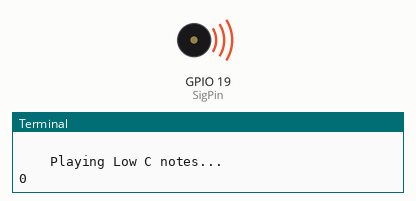
Bench run of a program on a simulated Raspberry Pi (BCM pin numbers). Parts: buzzer (waves = sounding), the last lines printed to the terminal.

Above: at 0.1 s.
At 21.1 s:
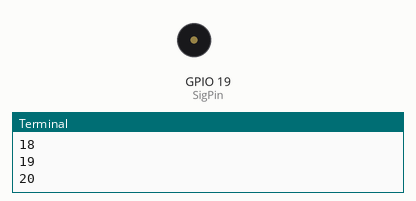
Timing chart, 0 to 40.0 s (numbered marks = the images above):
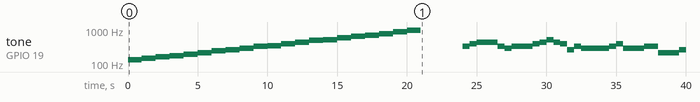

Measured:
- by itself, tone on GPIO 19 (SigPin): plays 133 Hz for 1.0 s, 147 Hz for 1.0 s, 165 Hz for 1.0 s, 175 Hz for 1.0 s, 196 Hz for 1.0 s, 211 Hz for 1.0 s … (41 notes in this stretch)

The program:

main.py
```python
"""
    HW508-无源蜂鸣器:
        针脚顺序:[SIG,VCC,GND]
        SIG: 信号针脚
        VCC: 电源针脚
        GND: 接地针脚
    参考链接: https://cloud.tencent.com/developer/inventory/1503/article/1705767
"""

import RPi.GPIO as GPIO # 导入GPIO控制模块
import time # 导入时间模块

CL = [0, 133, 147, 165, 175, 196, 211, 248] # C调低音符的频率列表, 第一位0是占位用; 除0外, 依次是1do、2re、3mi、4fa、5sol、6la、7si
CM = [0, 262, 294, 330, 350, 393, 441, 495] # C调中频率
CH = [0, 525, 589, 661, 700, 786, 882, 990] # C调高频率

song_0 = [      CL[1], CL[2], CL[3], CL[4], CL[5], CL[6], CL[7],
                CM[1], CM[2], CM[3], CM[4], CM[5], CM[6], CM[7],
                CH[1], CH[2], CH[3], CH[4], CH[5], CH[6], CH[7] ]
 # song_0表示从低音do依次到高音si的音符列表
beat_0 = [      2, 2, 2, 2, 2, 2, 2,
                2, 2, 2, 2, 2, 2, 2,
                2, 2, 2, 2, 2, 2, 2  ]
# song_0的节拍， 2表示2个1/8节拍。一个1/8节拍为0.5秒延迟。
song_1 = [      CM[3], CM[5], CM[6], CM[3], CM[2], CM[3], CM[5], CM[6],
                        CH[1], CM[6], CM[5], CM[1], CM[3], CM[2], CM[2], CM[3],
                        CM[5], CM[2], CM[3], CM[3], CL[6], CL[6], CL[6], CM[1],
                        CM[2], CM[3], CM[2], CL[7], CL[6], CM[1], CL[5] ]
# Notes of song1
beat_1 = [      1, 1, 3, 1, 1, 3, 1, 1,
                        1, 1, 1, 1, 1, 1, 3, 1,
                        1, 3, 1, 1, 1, 1, 1, 1,
                        1, 2, 1, 1, 1, 1, 1, 1,
                        1, 1, 3 ]
# Beats of song 1, 1 means 1/8 beats
song_2 = [      CM[1], CM[1], CM[1], CL[5], CM[3], CM[3], CM[3], CM[1],
                        CM[1], CM[3], CM[5], CM[5], CM[4], CM[3], CM[2], CM[2],
                        CM[3], CM[4], CM[4], CM[3], CM[2], CM[3], CM[1], CM[1],
                        CM[3], CM[2], CL[5], CL[7], CM[2], CM[1]        ]
# Notes of song2
beat_2 = [      1, 1, 2, 2, 1, 1, 2, 2,
                        1, 1, 2, 2, 1, 1, 3, 1,
                        1, 2, 2, 1, 1, 2, 2, 1,
                        1, 2, 2, 1, 1, 3 ]
# Beats of song 2, 1 means 1/8 beats,0.5 second

SigPin = 19
VccPin = 26

def setup():
    GPIO.setmode(GPIO.BCM) # 设置针脚编码模式为BCM
    GPIO.setup(SigPin, GPIO.OUT) # 设置针脚为输出模式
    GPIO.setup(VccPin, GPIO.OUT)
    GPIO.output(VccPin, GPIO.HIGH) # 设置针脚输出高电平
    global Buzz
    Buzz = GPIO.PWM(SigPin, 440) # 设置输出频率为 440Hz
    Buzz.start(50) # 初始占空比为50%

def loop():
        while True:
  #--------------------------------------------
                print('\n\n    Playing Low C notes...')
                for i in range(0, 7):         # Play song 0的C调低音音符
                        Buzz.ChangeFrequency(song_0[i])
                        # 根据歌曲的音符改变频率
                        print(i)     #打印i的值
                        time.sleep(beat_0[i] * 0.5)
                        # 根据节拍列表每个音符延迟1秒，2 beats*0.5s=1s

                print('\n\n    Playing Middle C notes...')
                for i in range(7, 14):         # Play song 0
                        Buzz.ChangeFrequency(song_0[i]) # Change the frequency along the song note
                        print(i)
                        time.sleep(beat_0[i] * 0.5)     # delay a note for beat * 0.5s

                print('\n\n    Playing High C notes...')
                for i in range(14, 21):         # Play song 0
                        Buzz.ChangeFrequency(song_0[i]) # Change the frequency along the song note
                        print(i)
                        time.sleep(beat_0[i] * 0.5)     # delay a note for beat * 0.5s
                Buzz.ChangeFrequency(0.5)  #一首曲子结束，间隔3秒
                time.sleep(3)
   #--------------------------------------------
                print('\n    Playing song 1...')
                for i in range(0, len(song_1)):         # Play song 1
                         Buzz.ChangeFrequency(song_1[i]) # Change the frequency along the song note
                         time.sleep(beat_1[i] * 0.5)     # delay a note for beat * 0.5s
                Buzz.ChangeFrequency(0.5) #一首曲子结束，间隔3秒
                time.sleep(3)
    #--------------------------------------------
                print('\n\n    Playing song 2...')
                for i in range(0, len(song_2)):         # Play song 1
                        Buzz.ChangeFrequency(song_2[i]) # Change the frequency along the song note
                        time.sleep(beat_2[i] * 0.5)     # delay a note for beat * 0.5s
                Buzz.ChangeFrequency(0.5)
                time.sleep(3)

def destory():
        Buzz.stop()                                     # Stop the buzzer
        GPIO.output(VccPin, GPIO.LOW)
        GPIO.output(SigPin, GPIO.HIGH)          # Set Buzzer pin to High
        GPIO.cleanup()                          # Release resource

if __name__ == '__main__':              # Program start from here
        setup()
        try:
                loop()
        except KeyboardInterrupt:       # When 'Ctrl+C' is pressed, the child program destroy() will be  executed.
                destory()
```
